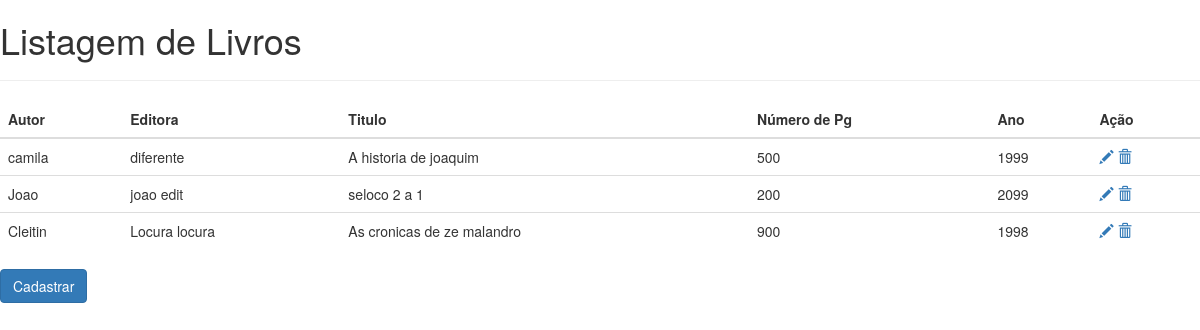
The page /livro_list/ on the database as committed earlier.
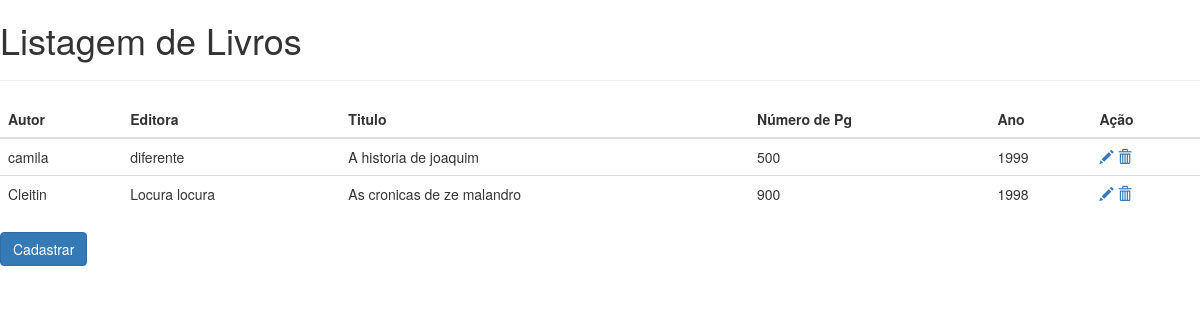
The same page on the database as committed later.
### livapp/models.py (models this page shows, shortened)
class Livro(models.Model):
    autor = models.CharField(max_length=100)
    editora = models.CharField(max_length=100)
    isbn = models.IntegerField()
    numeroPaginas = models.IntegerField()
    titulo = models.CharField(max_length=100)
    anoPublicacao = models.IntegerField()
    emailEditora = models.EmailField()

### livapp/views.py (the view)
# urls.py: path('livro_list/', livro_list, name='listar_livros'),
def livro_list(request, template_name='livro_list.html'):
    livro = Livro.objects.all()
    livros = {'lista': livro}
    return render(request, template_name, livros)

### livapp/templates/livro_list.html (shortened to what this page needs)
{% extends 'base.html' %}
{% block tituloPagina %}
Listagem de Livros
{% endblock tituloPagina %}
{% block content %}
<table class="table">
    <thead>
        <tr>
            <th>Autor</th>
            <th>Editora</th>
            <th>Titulo</th>
            <th>Número de Pg</th>
            <th>Ano</th>
            <th>Ação</th>
        </tr>
    </thead>
    <tbody>
        {% for livro in lista %}
        <tr>
            <td>{{ livro.autor }}</td>
            <td>{{ livro.editora }}</td>
            <td>{{ livro.titulo }}</td>
            <td>{{ livro.numeroPaginas }}</td>
            <td>{{ livro.anoPublicacao }}</td>
            <td>
                <a href="{% url 'livro_edit' pk=livro.pk %}">
                     <span class="glyphicon glyphicon-pencil"></span>
                </a>
                  <a href="{% url 'livro_remove' pk=livro.pk %}">
                     <span class="glyphicon glyphicon-trash"></span>
                </a>
            </td>
        </tr>
        {% endfor %}
    </tbody>
</table>
<a href="{% url 'livro_new' %}">
    <button type="submit" class="btn btn-primary">
        Cadastrar
    </button>
</a>
{% endblock content %}

### livapp/templates/base.html (shortened to what this page needs)
<!DOCTYPE html>
<html lang="en">
<head>
    <link rel="stylesheet" href="https://maxcdn.bootstrapcdn.com/bootstrap/3.3.7/css/bootstrap.min.css"
>
</head>
<body>
<h1>
    {% block tituloPagina %}
    {% endblock %}
</h1>
<hr>
{% block content %}
{% endblock %}
</body>
</html>

Rows that differ between the two databases and show on the page:
removed Livro: autor "Joao", editora "joao edit", titulo "seloco 2 a 1", numeroPaginas "200", anoPublicacao "2099"
